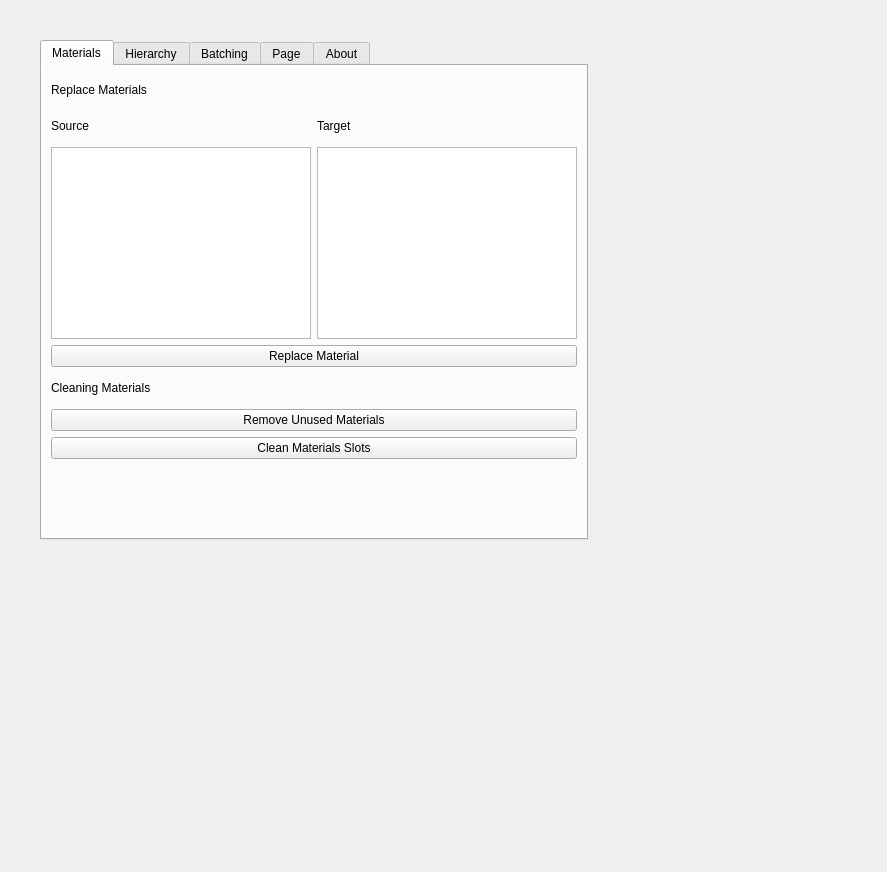
<?xml version="1.0" encoding="UTF-8"?>
<ui version="4.0">
 <class>Form</class>
 <widget class="QWidget" name="Form">
  <property name="geometry">
   <rect>
    <x>0</x>
    <y>0</y>
    <width>887</width>
    <height>872</height>
   </rect>
  </property>
  <property name="windowTitle">
   <string>Form</string>
  </property>
  <widget class="QTabWidget" name="About">
   <property name="geometry">
    <rect>
     <x>40</x>
     <y>40</y>
     <width>548</width>
     <height>500</height>
    </rect>
   </property>
   <property name="sizePolicy">
    <sizepolicy hsizetype="Minimum" vsizetype="Expanding">
     <horstretch>0</horstretch>
     <verstretch>0</verstretch>
    </sizepolicy>
   </property>
   <property name="minimumSize">
    <size>
     <width>0</width>
     <height>500</height>
    </size>
   </property>
   <property name="autoFillBackground">
    <bool>false</bool>
   </property>
   <property name="currentIndex">
    <number>0</number>
   </property>
   <widget class="QWidget" name="mat_tab">
    <attribute name="icon">
     <iconset>
      <normaloff>:/hello/brush.gpencil_draw.draw.dat</normaloff>:/hello/brush.gpencil_draw.draw.dat</iconset>
    </attribute>
    <attribute name="title">
     <string>Materials</string>
    </attribute>
    <layout class="QVBoxLayout" name="verticalLayout_2">
     <item>
      <widget class="QLabel" name="label_2">
       <property name="minimumSize">
        <size>
         <width>0</width>
         <height>30</height>
        </size>
       </property>
       <property name="maximumSize">
        <size>
         <width>16777215</width>
         <height>30</height>
        </size>
       </property>
       <property name="text">
        <string>Replace Materials</string>
       </property>
      </widget>
     </item>
     <item>
      <layout class="QHBoxLayout" name="horizontalLayout">
       <item>
        <layout class="QVBoxLayout" name="verticalLayout_4">
         <item>
          <widget class="QLabel" name="label_4">
           <property name="minimumSize">
            <size>
             <width>0</width>
             <height>30</height>
            </size>
           </property>
           <property name="maximumSize">
            <size>
             <width>16777215</width>
             <height>30</height>
            </size>
           </property>
           <property name="text">
            <string>Source</string>
           </property>
          </widget>
         </item>
         <item>
          <widget class="QListView" name="listView_4"/>
         </item>
        </layout>
       </item>
       <item>
        <layout class="QVBoxLayout" name="verticalLayout_3">
         <item>
          <widget class="QLabel" name="label_3">
           <property name="minimumSize">
            <size>
             <width>0</width>
             <height>30</height>
            </size>
           </property>
           <property name="maximumSize">
            <size>
             <width>16777215</width>
             <height>30</height>
            </size>
           </property>
           <property name="text">
            <string>Target</string>
           </property>
          </widget>
         </item>
         <item>
          <widget class="QListView" name="listView_3"/>
         </item>
        </layout>
       </item>
      </layout>
     </item>
     <item>
      <layout class="QGridLayout" name="gridLayout">
       <item row="1" column="0">
        <widget class="QPushButton" name="pushButton_5">
         <property name="maximumSize">
          <size>
           <width>16777215</width>
           <height>30</height>
          </size>
         </property>
         <property name="text">
          <string>Replace Material</string>
         </property>
        </widget>
       </item>
      </layout>
     </item>
     <item>
      <widget class="QLabel" name="label">
       <property name="minimumSize">
        <size>
         <width>0</width>
         <height>30</height>
        </size>
       </property>
       <property name="maximumSize">
        <size>
         <width>16777215</width>
         <height>30</height>
        </size>
       </property>
       <property name="text">
        <string>Cleaning Materials</string>
       </property>
      </widget>
     </item>
     <item>
      <layout class="QVBoxLayout" name="verticalLayout">
       <property name="spacing">
        <number>6</number>
       </property>
       <property name="sizeConstraint">
        <enum>QLayout::SetMinimumSize</enum>
       </property>
       <property name="topMargin">
        <number>0</number>
       </property>
       <item>
        <widget class="QPushButton" name="pushButton_2">
         <property name="maximumSize">
          <size>
           <width>16777215</width>
           <height>30</height>
          </size>
         </property>
         <property name="text">
          <string>Remove Unused Materials</string>
         </property>
        </widget>
       </item>
       <item>
        <widget class="QPushButton" name="pushButton_3">
         <property name="maximumSize">
          <size>
           <width>16777215</width>
           <height>30</height>
          </size>
         </property>
         <property name="text">
          <string>Clean Materials Slots</string>
         </property>
        </widget>
       </item>
      </layout>
     </item>
     <item>
      <spacer name="verticalSpacer">
       <property name="orientation">
        <enum>Qt::Vertical</enum>
       </property>
       <property name="sizeHint" stdset="0">
        <size>
         <width>20</width>
         <height>40</height>
        </size>
       </property>
      </spacer>
     </item>
    </layout>
   </widget>
   <widget class="QWidget" name="Hiearchy_tab">
    <attribute name="title">
     <string>Hierarchy</string>
    </attribute>
    <layout class="QVBoxLayout" name="verticalLayout_6">
     <item>
      <layout class="QVBoxLayout" name="verticalLayout_5">
       <item>
        <widget class="QPushButton" name="pushButton">
         <property name="text">
          <string>ViewLayer Hierarchy to Scene</string>
         </property>
        </widget>
       </item>
      </layout>
     </item>
     <item>
      <spacer name="verticalSpacer_2">
       <property name="orientation">
        <enum>Qt::Vertical</enum>
       </property>
       <property name="sizeHint" stdset="0">
        <size>
         <width>20</width>
         <height>40</height>
        </size>
       </property>
      </spacer>
     </item>
    </layout>
   </widget>
   <widget class="QWidget" name="Batch_tab">
    <attribute name="title">
     <string>Batching</string>
    </attribute>
   </widget>
   <widget class="QWidget" name="tab_13">
    <attribute name="title">
     <string>Page</string>
    </attribute>
   </widget>
   <widget class="QWidget" name="About_Tab">
    <attribute name="title">
     <string>About</string>
    </attribute>
   </widget>
  </widget>
 </widget>
 <resources/>
 <connections/>
</ui>
